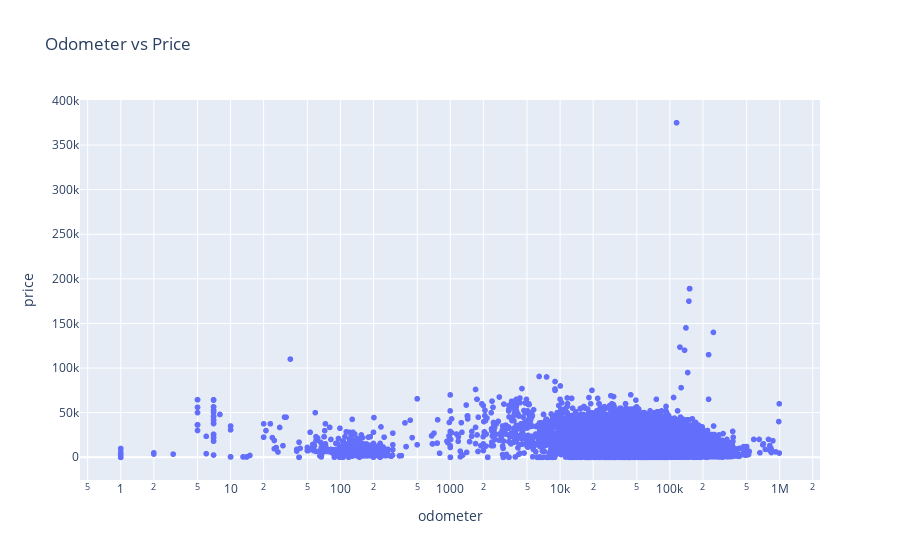

The cell this chart's notebook holds for it:
### Code cell
fig = px.scatter(df, x='odometer', y='price', title='Odometer vs Price')
fig.update_layout(
    xaxis=dict(
        type='log',  # Set the x-axis to a logarithmic scale
    )
)
fig.show()

### Figure 1 — Plotly figure (JSON) as saved in the notebook; plotly's stock layout.template omitted (floating-point values rounded to 4 significant figures; data arrays with more than 128 entries replaced by an {"elided": "..."} marker saying what was removed)
{"data": [{"hovertemplate": "odometer=%{x}<br>price=%{y}<extra></extra>", "legendgroup": "", "marker": {"color": "#636efa", "symbol": "circle"}, "mode": "markers", "name": "", "showlegend": false, "type": "scattergl", "x": {"elided": "51525 str values"}, "xaxis": "x", "y": {"elided": "51525 int values"}, "yaxis": "y"}], "layout": {"legend": {"tracegroupgap": 0}, "title": {"text": "Odometer vs Price"}, "xaxis": {"anchor": "y", "domain": [0, 1], "title": {"text": "odometer"}, "type": "log"}, "yaxis": {"anchor": "x", "domain": [0, 1], "title": {"text": "price"}}}}
